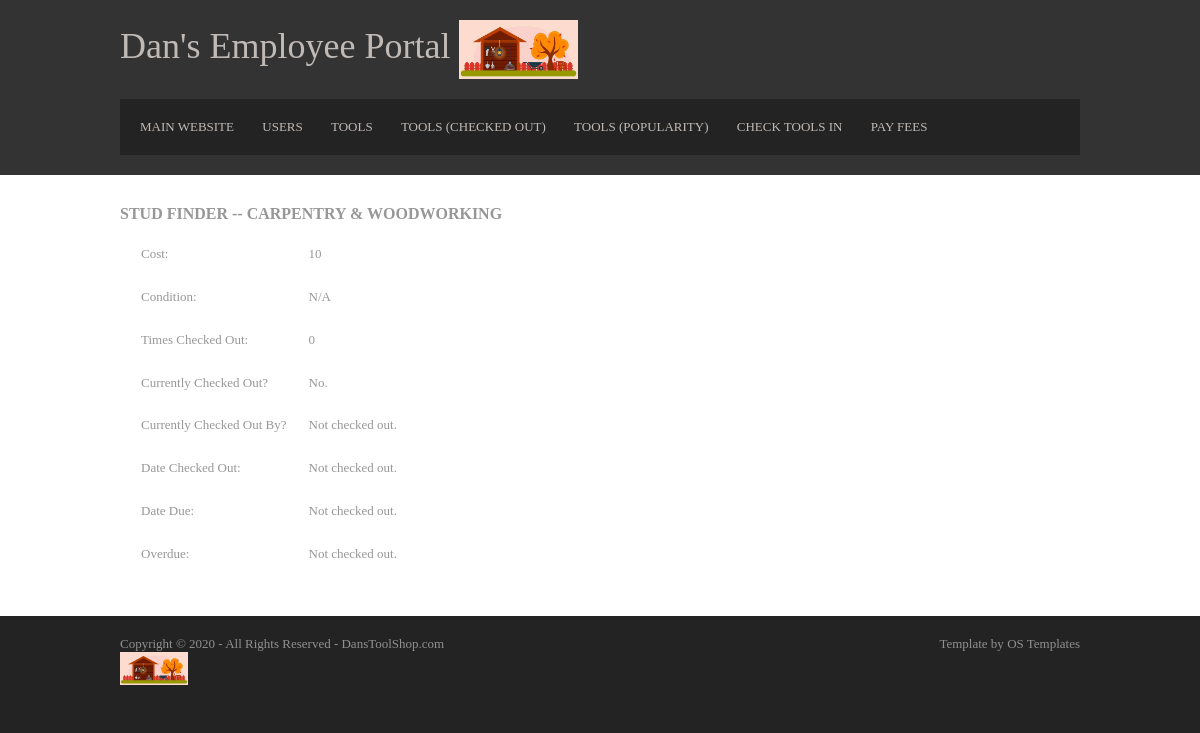
The page /Toolshop/Employee/viewTool/872 (signed in) on the database as committed earlier.
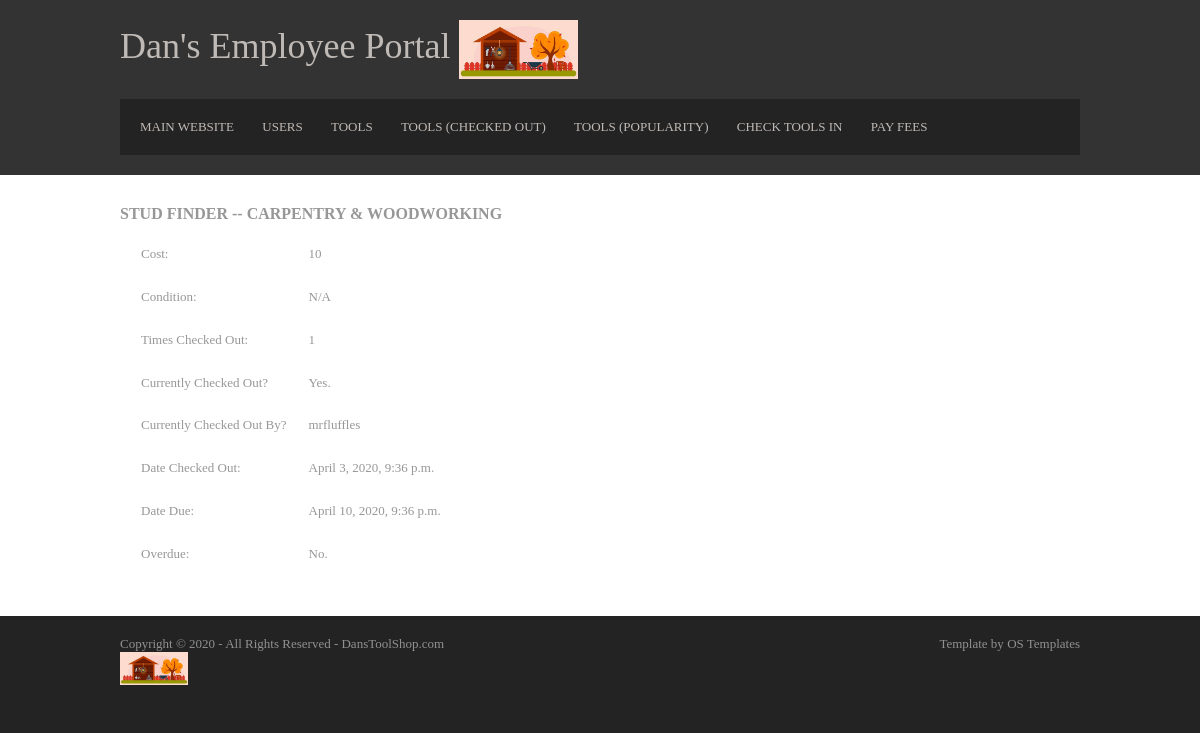
The same page on the database as committed later.
### Toolshop/models.py (models this page shows, shortened)
class Tool(models.Model):
    name = models.CharField(max_length=100)
    category = models.CharField(max_length=100)
    times_checked_out = models.IntegerField()
    cost = models.IntegerField()
    condition = models.TextField(blank=True)  # Blank here means "Can be blank" sometimes.
    is_checked_out = models.BooleanField(default=False)
    date_checked_out = models.DateTimeField(blank=True, null=True)  # Blank\null here means "Can be blank" sometimes.
    who_checked_out = models.CharField(max_length=100, blank=True)  # Blank here means "Can be blank" sometimes.
    def get_due_date(self):
        if self.date_checked_out is None or self.date_checked_out == "":
            return False
        return self.date_checked_out + timedelta(days=7)
    def is_overdue(self):
        if self.date_checked_out is None or self.date_checked_out == "":
            return False
        return self.date_checked_out + timedelta(days=7) < timezone.now()
    def is_condition_listed(self):
        if self.condition == "":
            return False
        return True

### Toolshop/views.py (the view)
# urls.py: path('Employee/viewTool/<int:tool_id>', views.specific_tool, name='specific_tool'),
@permission_required('user.is_staff')
def specific_tool(request, tool_id):
    tool = get_object_or_404(Tool, pk=tool_id)
    context = {
        "tool": tool,
    }
    return render(request, 'Toolshop/reports_specifictool.html', context)

### Toolshop/templates/Toolshop/reports_specifictool.html (shortened to what this page needs)
<!DOCTYPE html>
<html lang="en" dir="ltr">
<head>
  {% load static %}
  <link rel="stylesheet" href="{% static 'Toolshop/layout.css' %}">
</head>
<body>
<div class="wrapper row1">
  <header id="header" class="clear">
    <div id="hgroup">
      <h1><a href="{% url 'Toolshop:index' %}">Dan's Employee Portal
      <img src="{% static 'Toolshop/logo.jpg' %}" style="width:15%"></a></h1>
    </div>
    <nav>
      <ul>
        <li><a href="{% url 'Toolshop:index' %}">Main Website</a></li>
        <li><a href="{% url 'Toolshop:reports_users' %}">Users</a></li>
        <li><a href="{% url 'Toolshop:reports_tools' sort_by='all' %}">Tools</a></li>
        <li><a href="{% url 'Toolshop:reports_tools' sort_by='checked_out' %}">Tools (Checked out)</a></li>
        <li><a href="{% url 'Toolshop:reports_tools' sort_by='popularity' %}">Tools (Popularity)</a></li>
        <li><a href="{% url 'Toolshop:check_in' %}">Check Tools In</a></li>
        <li><a href="{% url 'Toolshop:pay_fee_page' %}">Pay Fees</a></li>
      </ul>
    </nav>
  </header>
</div>
<div class="wrapper row2">
  <div id="container" class="clear">
    <div id="homepage">
      {% if tool %}
      <h1> {{tool.name}} -- {{tool.category}}</h1>
      <table cellspacing="20">
        <tr>
          <td>Cost: </td>
          <td>{{tool.cost}}</td>
        </tr>
        <tr>
          <td>Condition: </td>
          <td>
            {% if tool.is_condition_listed %}
            {{tool.condition}}
            {% else %}
            N/A
            {% endif %}
          </td>
        </tr>
        <tr>
          <td>Times Checked Out: </td>
          <td>{{tool.times_checked_out}}</td>
        </tr>
        <tr>
          <td>Currently Checked Out? </td>
          <td>
            {% if tool.is_checked_out %}
            Yes.
            {% else %}
            No.
            {% endif %}
          </td>
        </tr>
        <tr>
          <td>Currently Checked Out By? </td>
          <td>
            {% if tool.is_checked_out %}
            {{tool.who_checked_out}}
            {% else %}
            Not checked out.
            {% endif %}
          </td>
        </tr>
        <tr>
          <td>Date Checked Out: </td>
          <td>
            {% if tool.is_checked_out %}
            {{tool.date_checked_out}}
            {% else %}
            Not checked out.
            {% endif %}
          </td>
        </tr>
        <tr>
          <td>Date Due: </td>
          <td>
            {% if tool.is_checked_out %}
            {{tool.get_due_date}}
            {% else %}
            Not checked out.
            {% endif %}
          </td>
        </tr>
        <tr>
          <td>Overdue: </td>
          <td>
            {% if tool.is_checked_out %}
              {% if tool.is_overdue %}
              Yes.
              {% else %}
              No.
              {% endif %}
            {% else %}
            Not checked out.
            {% endif %}
          </td>
        </tr>
      </table>
      {% else %}
        <p>No tool found.  Please try again</p>
      {% endif %}
    </div>
  </div>
</div>
<div class="wrapper row3">
  <footer id="footer" class="clear">
    <p class="fl_left">Copyright &copy; 2020 - All Rights Reserved - <a href="#">DansToolShop.com<br><img src="{% static 'Toolshop/logo.jpg' %}" style="width:15%"> </a></p>
    <p class="fl_right">Template by <a target="_blank" href="https://www.os-templates.com/" title="Free Website Templates">OS Templates</a></p>
  </footer>
</div>
</body>
</html>

Rows that differ between the two databases and show on the page:
changed Tool "STUD FINDER": times_checked_out "0" → "1"; who_checked_out (not shown) → "mrfluffles"; date_checked_out (not shown) → "April 3, 2020, 9:36 p.m."; get_due_date (not shown) → "April 10, 2020, 9:36 p.m."
Other text that changed with them:
text no longer shown: "Not checked out. Not checked out. Not checked out. Not checked out."
text now shown: "Yes."
